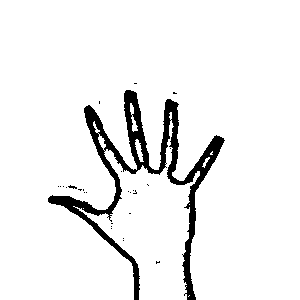
#> input picture HandGestureDataset/test/FIVE/FIVE_122.png, 300 x 300 px, given in place of the camera
$ python HandGestureRecognitionOpenCV.py
#> lines starting #> are read from the running program, lines starting #| are printed output that depends on the picture; after the words box and inside, x2 and y2 are one past the last pixel; in counts of white or black regions, pixels touching at a corner belong together
import cv2
import numpy as np
import math

cap = cv2.VideoCapture(0)
while(True):

    ret, img = cap.read()
#> img is the input picture: shape (300, 300, 3); 93.6% white; 27 black regions (26 under 20 px), largest, box (x1, y1, x2, y2) and area: (48, 90, 225, 300) 5679
    if not ret:
        print("Failed to capture frame")
        continue
    if img is None:
        print("No frame captured")
        continue

    cv2.rectangle(img,(400,400),(50,50),(0,255,0),0)
#> img: shape (300, 300, 3); 0.55% of pixels changed, all inside (x1, y1, x2, y2) = (50, 50, 300, 300)
    crop_img = img[50:400, 50:400]
    grey = cv2.cvtColor(crop_img, cv2.COLOR_BGR2GRAY)
    value = (35, 35)
    blurred = cv2.GaussianBlur(grey, value, 0)
    _, thresh1 = cv2.threshold(blurred, 127, 255,
                               cv2.THRESH_BINARY_INV+cv2.THRESH_OTSU)
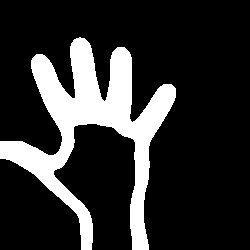
#> thresh1: shape (250, 250); 18.8% white; 1 white region
    cv2.imshow('Thresholded', thresh1)

    contours = cv2.findContours(thresh1.copy(), \
           cv2.RETR_TREE, cv2.CHAIN_APPROX_NONE)[-2]
#> contours = 1 contour; box (x1, y1, x2, y2) and area: (0, 37, 176, 250) 11180

    cnt = max(contours, key = lambda x: cv2.contourArea(x))
#> cnt = contour of 1141 points, box (x1, y1, x2, y2) (0, 37, 176, 250), area 11180

    x,y,w,h = cv2.boundingRect(cnt)
#> x = 0; y = 37; w = 176; h = 213
    cv2.rectangle(crop_img,(x,y),(x+w,y+h),(0,0,255),0)
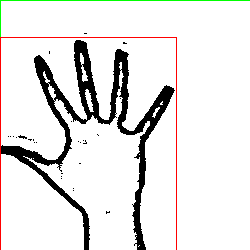
#> crop_img: shape (250, 250, 3); mean B, G, R 228, 229.1, 230.4
    hull = cv2.convexHull(cnt)
#> hull = contour of 14 points, box (x1, y1, x2, y2) (0, 37, 176, 250), area 27179
    drawing = np.zeros(crop_img.shape,np.uint8)
    cv2.drawContours(drawing,[cnt],0,(0,255,0),0)
    cv2.drawContours(drawing,[hull],0,(0,0,255),0)
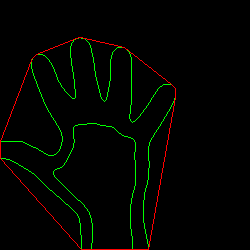
#> drawing: shape (250, 250, 3); mean of channels 0, 1, 2 0, 4.3, 2.3; drawn as B, G, R
    hull = cv2.convexHull(cnt,returnPoints = False)
#> hull = [1140, 1012, 889, 885, 876, 724, 401, 289, 272, 123, 121, 117, 3, 0]
    defects = cv2.convexityDefects(cnt,hull)
#> defects = [[0, 3, 1, 162], [3, 117, 64, 14071], [121, 123, 122, 114], [123, 272, 211, 14986], [289, 401, 366, 5192], [401, 724, 552, 32256], [724, 876, 827, 4612], [889, 1012, 937, 13819], [1012, 1140, 1073, 14615]]
    count_defects = 0
    cv2.drawContours(thresh1, contours, -1, (0,255,0), 3)
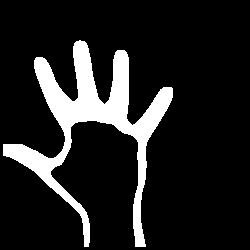
#> thresh1: shape (250, 250); 13.4% white; 1 white region, box (x1, y1, x2, y2) and area: (3, 40, 173, 247) 8360
    for i in range(defects.shape[0]):
        s,e,f,d = defects[i,0]
        start = tuple(cnt[s][0])
        end = tuple(cnt[e][0])
        far = tuple(cnt[f][0])
        a = math.sqrt((end[0] - start[0])**2 + (end[1] - start[1])**2)
        b = math.sqrt((far[0] - start[0])**2 + (far[1] - start[1])**2)
        c = math.sqrt((end[0] - far[0])**2 + (end[1] - far[1])**2)
        angle = math.acos((b**2 + c**2 - a**2)/(2*b*c)) * 57
        if angle <= 90:
            count_defects += 1
            cv2.circle(crop_img,far,1,[0,0,255],-1)
        #dist = cv2.pointPolygonTest(cnt,far,True)
        cv2.line(crop_img,start,end,[0,255,0],2)
#> this loop made 9 passes
#> (s, e, f, d, start, end, far, a) on passes 1 to 9: (0, 3, 1, 162, (79, 37), (76, 38), (78, 38), 3.16), (3, 117, 64, 14071, (76, 38), (36, 54), (74, 98), 43.08), (121, 123, 122, 114, (32, 58), (31, 60), (32, 59), 2.24), (123, 272, 211, 14986, (31, 60), (0, 141), (60, 148), 86.73), (289, 401, 366, 5192, (0, 158), (81, 249), (77, 214), 121.8), (401, 724, 552, 32256, (81, 249), (148, 249), (87, 123), 67), (724, 876, 827, 4612, (148, 249), (175, 97), (148, 146), 154.4), (889, 1012, 937, 13819, (171, 84), (124, 47), (132, 122), 59.82), (1012, 1140, 1073, 14615, (124, 47), (80, 37), (104, 101), 45.12)
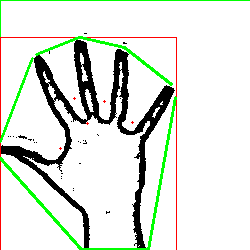
#> crop_img: shape (250, 250, 3); 2.75% of pixels changed, all inside (x1, y1, x2, y2) = (0, 36, 177, 250)
#> after the loop, count_defects = 5
        #cv2.circle(crop_img,far,5,[0,0,255],-1)
    if count_defects == 1:
        cv2.putText(img,"GESTURE ONE", (50,50), cv2.FONT_HERSHEY_SIMPLEX, 2, 2)
    elif count_defects == 2:
        str = "GESTURE TWO"
        cv2.putText(img, str, (5,50), cv2.FONT_HERSHEY_SIMPLEX, 1, 2)
        #subprocess.Popen("sudo espeak GESTURE_TWO",shell=True)
    elif count_defects == 3:
        cv2.putText(img,"GESTURE THREE", (50,50), cv2.FONT_HERSHEY_SIMPLEX, 2, 2)
    elif count_defects == 4:
        cv2.putText(img,"GESTURE FOUR", (50,50), cv2.FONT_HERSHEY_SIMPLEX, 2, 2)
    else:
        cv2.putText(img,"Hello World!!!", (50,50),cv2.FONT_HERSHEY_SIMPLEX, 2, 2)
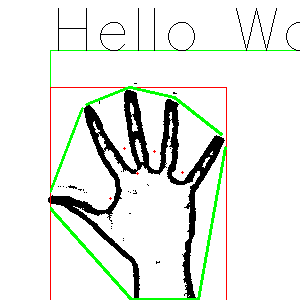
#> img: shape (300, 300, 3); mean B, G, R 230, 235.5, 231.7
    cv2.imshow('Gesture', img)
    all_img = np.hstack((drawing, crop_img))
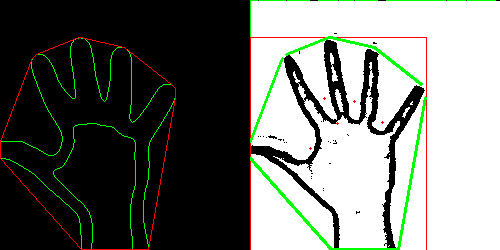
#> all_img: shape (250, 500, 3); mean of channels 0, 1, 2 110.6, 116.7, 113; drawn as B, G, R
    cv2.imshow('Contours', all_img)
    key = cv2.waitKey(1)
#> (key Esc is pressed here)
    if key == 27:
        break
cap.release()
cv2.destroyAllWindows()

$ run again, on HandGestureDataset/test/FIVE/FIVE_166.png
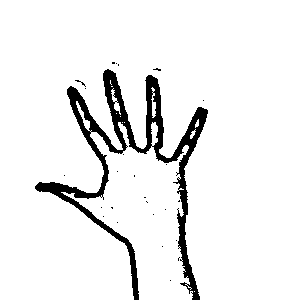
#> input picture HandGestureDataset/test/FIVE/FIVE_166.png, 300 x 300 px, given in place of the camera
#> img is the input picture: shape (300, 300, 3); 93.1% white; 26 black regions (25 under 20 px), largest, box (x1, y1, x2, y2) and area: (35, 69, 208, 300) 6141
#> contours = 1 contour; box (x1, y1, x2, y2) and area: (0, 17, 161, 250) 11888
#> cnt = contour of 1243 points, box (x1, y1, x2, y2) (0, 17, 161, 250), area 11888
#> x = 0; y = 17; w = 161; h = 233
#> `hull = cv2.convexHull(cnt)`: hull = contour of 17 points, box (x1, y1, x2, y2) (0, 17, 161, 250), area 29582
#> `hull = cv2.convexHull(cnt,returnPoints = False)`: hull = 17 values, max 1237 at index 0, min 0 at index 16, mean 621.1
#> defects = 13 rows, first 6: [0, 108, 58, 13126], [108, 112, 109, 114], [113, 117, 114, 114], [117, 257, 199, 12434], [278, 402, 350, 6717], [402, 777, 584, 37632]
#> `cv2.drawContours(thresh1, contours, -1, (0,255,0), 3)`:
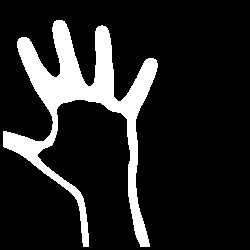
#> thresh1: shape (250, 250); 14.1% white; 1 white region, box (x1, y1, x2, y2) and area: (3, 20, 158, 247) 8817
#> the loop `for i in range(defects.shape[0]):` made 13 passes
#> (s, e, f, d, start, end, far, a) on passes 1 to 7: (0, 108, 58, 13126, (56, 17), (21, 34), (56, 74), 38.91), (108, 112, 109, 114, (21, 34), (17, 36), (20, 35), 4.47), (113, 117, 114, 114, (16, 37), (14, 41), (16, 38), 4.47), (117, 257, 199, 12434, (14, 41), (0, 128), (50, 123), 88.12), (278, 402, 350, 6717, (0, 149), (80, 249), (72, 197), 128.1), (402, 777, 584, 37632, (80, 249), (152, 249), (75, 102), 72), (777, 959, 907, 5042, (152, 249), (160, 67), (138, 119), 182.2)
#> after the loop `for i in range(defects.shape[0]):`: count_defects = 5
#> `all_img = np.hstack((drawing, crop_img))`:
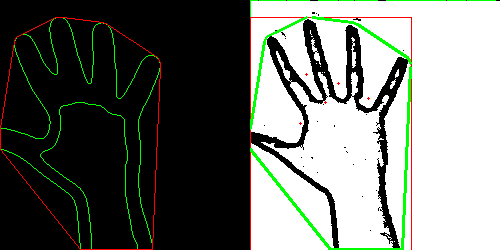
#> all_img: shape (250, 500, 3); mean of channels 0, 1, 2 109.6, 116.2, 112.1; drawn as B, G, R

$ run again, on HandGestureDataset/test/FIVE/FIVE_174.png
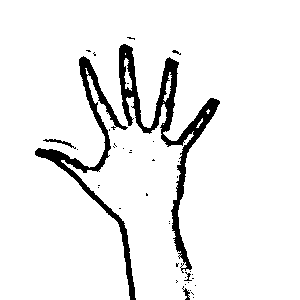
#> input picture HandGestureDataset/test/FIVE/FIVE_174.png, 300 x 300 px, given in place of the camera
#> img is the input picture: shape (300, 300, 3); 93% white; 39 black regions (33 under 20 px), largest, box (x1, y1, x2, y2) and area: (119, 44, 220, 273) 3566, (35, 56, 136, 300) 2498, (43, 139, 76, 149) 82, (182, 286, 190, 300) 46, (184, 272, 192, 281) 26, (172, 50, 181, 55) 20
#> contours = 2 contours; box (x1, y1, x2, y2) and area: (0, 0, 172, 250) 12304, (134, 241, 142, 250) 48
#> cnt = contour of 1281 points, box (x1, y1, x2, y2) (0, 0, 172, 250), area 12304
#> x = 0; w = 172; h = 250
#> `hull = cv2.convexHull(cnt)`: hull = contour of 16 points, box (x1, y1, x2, y2) (0, 0, 172, 250), area 31280
#> `hull = cv2.convexHull(cnt,returnPoints = False)`: hull = [1117, 989, 985, 980, 817, 813, 812, 445, 433, 292, 262, 116, 112, 110, 106, 0]
#> defects = [[1117, 0, 1192, 16896], [0, 106, 51, 13044], [106, 110, 107, 114], [112, 116, 113, 114], [116, 262, 207, 13196], [292, 433, 360, 6942], [445, 812, 622, 41422], [813, 817, 814, 114], [817, 980, 928, 5734], [985, 989, 986, 114], [989, 1117, 1038, 13914]]
#> `cv2.drawContours(thresh1, contours, -1, (0,255,0), 3)`:
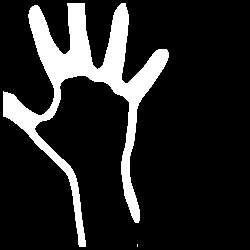
#> thresh1: shape (250, 250); 14.6% white; 2 white regions (1 under 20 px), largest, box (x1, y1, x2, y2) and area: (3, 3, 169, 247) 9140
#> the loop `for i in range(defects.shape[0]):` made 11 passes
#> (s, e, f, d, start, end, far, a) on passes 1 to 7: (1117, 0, 1192, 16896, (128, 0), (64, 0), (97, 66), 64), (0, 106, 51, 13044, (64, 0), (34, 2), (65, 51), 30.07), (106, 110, 107, 114, (34, 2), (30, 4), (33, 3), 4.47), (112, 116, 113, 114, (28, 6), (26, 10), (28, 7), 4.47), (116, 262, 207, 13196, (26, 10), (0, 88), (50, 101), 82.22), (292, 433, 360, 6942, (0, 118), (76, 249), (65, 176), 151.4), (445, 812, 622, 41422, (88, 249), (139, 225), (65, 81), 56.36)
#> after the loop `for i in range(defects.shape[0]):`: count_defects = 5
#> `all_img = np.hstack((drawing, crop_img))`:
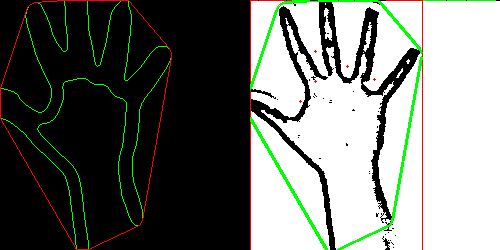
#> all_img: shape (250, 500, 3); mean of channels 0, 1, 2 110.1, 116.3, 112.5; drawn as B, G, R
